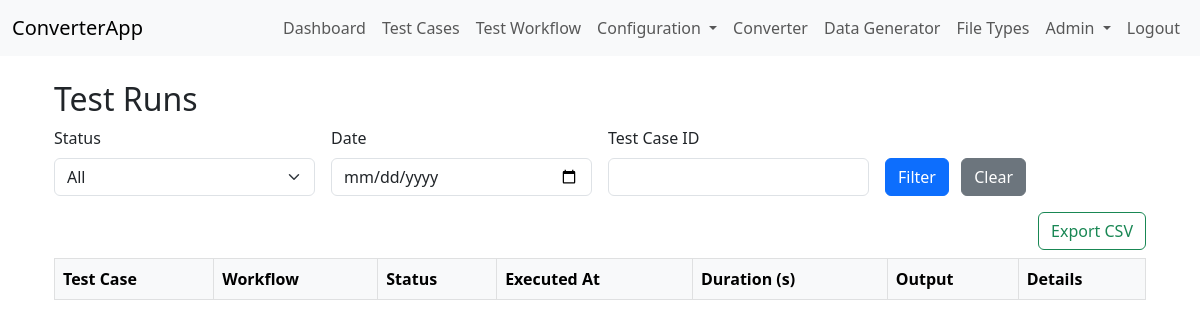
Before: /testruns (signed in) with the older database file.
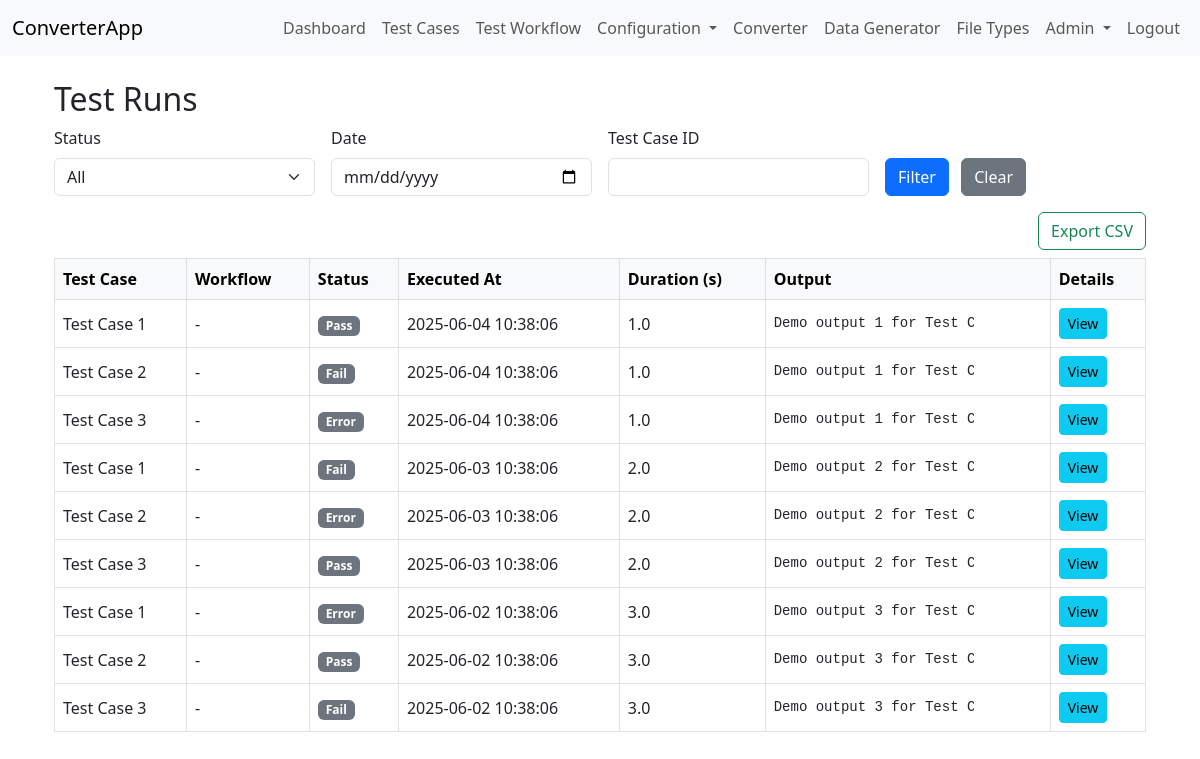
After: the same page with the newer database file.
### app/models.py (models this page shows)
class TestRun(db.Model):
    __tablename__ = 'test_run'
    id = db.Column(db.Integer, primary_key=True)
    test_case_id = db.Column(db.Integer, db.ForeignKey('test_case.id'), nullable=False)
    executed_at = db.Column(db.DateTime, default=datetime.utcnow)
    status = db.Column(db.String(32), nullable=False)  # e.g., 'passed', 'failed', 'error'
    output = db.Column(db.Text)  # Store output, logs, or error messages
    duration = db.Column(db.Float)  # Duration in seconds
    test_case = db.relationship('TestCase', backref=db.backref('test_runs', lazy=True))

class TestCase(db.Model):
    __tablename__ = 'test_case'
    id = db.Column(db.Integer, primary_key=True)
    name = db.Column(db.String(150), nullable=False)
    description = db.Column(db.String(255))
    created_at = db.Column(db.DateTime, default=datetime.utcnow)
    updated_at = db.Column(db.DateTime, default=datetime.utcnow, onupdate=datetime.utcnow)
    schedule = db.Column(db.String(64), nullable=True)  # e.g., 'daily', 'weekly', cron, or None
    next_run_at = db.Column(db.DateTime, nullable=True)
    workflows_assoc = db.relationship('TestCaseWorkflow', back_populates='test_case', cascade='all, delete-orphan')
    workflows = db.relationship('Workflow', secondary='testcase_workflow', back_populates='testcases')

### app/testcases.py (the view, shortened to what this page needs)
@testcases.route('/testruns', methods=['GET'])
@login_required
def list_testruns():
    query = TestRun.query
    status = request.args.get('status')
    date = request.args.get('date')
    test_case_id = request.args.get('test_case_id', type=int)
    if status:
        query = query.filter_by(status=status)
    if test_case_id:
        query = query.filter_by(test_case_id=test_case_id)
    runs = query.order_by(TestRun.executed_at.desc()).limit(100).all()
    return render_template('testruns_list.html', runs=runs, status=status, date=date, test_case_id=test_case_id)

### app/auth/routes.py (called while the page is built)
@login_manager.user_loader
def load_user(user_id):
    return User.query.get(int(user_id))

### app/templates/testruns_list.html (shortened to what this page needs)
{% extends 'base.html' %}
{% block content %}
<div class="container mt-4">
  <h2>Test Runs</h2>
  <form class="row g-3 mb-3" method="get">
    <div class="col-md-3">
      <label for="status" class="form-label">Status</label>
      <select name="status" id="status" class="form-select">
        <option value="">All</option>
      </select>
    </div>
    <div class="col-md-3">
      <label for="date" class="form-label">Date</label>
      <input type="date" name="date" id="date" class="form-control" value="{{ date or '' }}">
    </div>
    <div class="col-md-3">
      <label for="test_case_id" class="form-label">Test Case ID</label>
      <input type="number" name="test_case_id" id="test_case_id" class="form-control" value="{{ test_case_id or '' }}">
    </div>
    <div class="col-md-3 align-self-end">
      <button type="submit" class="btn btn-primary">Filter</button>
      <a href="{{ url_for('testcases.list_testruns') }}" class="btn btn-secondary ms-2">Clear</a>
    </div>
  </form>
  <div class="d-flex justify-content-end mb-2">
    <a href="{{ url_for('testcases.export_testruns', status=status, date=date, test_case_id=test_case_id) }}" class="btn btn-outline-success">Export CSV</a>
  </div>
  <div class="table-responsive">
    <table class="table table-bordered align-middle">
      <thead class="table-light">
        <tr>
          <th>Test Case</th>
          <th>Workflow</th>
          <th>Status</th>
          <th>Executed At</th>
          <th>Duration (s)</th>
          <th>Output</th>
          <th>Details</th>
        </tr>
      </thead>
      <tbody>
        {% for run in runs %}
        <tr>
          <td>{{ run.test_case.name if run.test_case else '-' }}</td>
          <td>{{ run.test_case.workflow.name if run.test_case and run.test_case.workflow else '-' }}</td>
          <td><span class="badge {% if run.status == 'passed' %}bg-success{% elif run.status == 'failed' %}bg-danger{% else %}bg-secondary{% endif %}">{{ run.status|capitalize }}</span></td>
          <td>{{ run.executed_at.strftime('%Y-%m-%d %H:%M:%S') }}</td>
          <td>{{ run.duration }}</td>
          <td><pre class="mb-0" style="max-width:200px; max-height:40px; overflow:auto;">{{ run.output|truncate(60) }}</pre></td>
          <td><a href="{{ url_for('testcases.testrun_detail', id=run.id) }}" class="btn btn-sm btn-info">View</a></td>
        </tr>
        {% endfor %}
      </tbody>
    </table>
  </div>
</div>
{% endblock %}

### app/templates/base.html (shortened to what this page needs)
<!DOCTYPE html>
<html lang="en">
<head>
    <link rel="stylesheet" href="https://cdn.jsdelivr.net/npm/bootstrap@5.3.0/dist/css/bootstrap.min.css">
</head>
<body>
<nav class="navbar navbar-expand-lg navbar-light bg-light">
    <div class="container-fluid">
        <a class="navbar-brand" href="{{ url_for('dashboard') }}">ConverterApp</a>
        <div class="collapse navbar-collapse">
            <ul class="navbar-nav ms-auto mb-2 mb-lg-0">
                {% if current_user.is_authenticated %}
                <li class="nav-item">
                    <a class="nav-link" href="{{ url_for('dashboard') }}">Dashboard</a>
                </li>
                <li class="nav-item">
                    <a class="nav-link" href="{{ url_for('testcases.list_testcases') }}">Test Cases</a>
                </li>
                <li class="nav-item">
                    <a class="nav-link" href="{{ url_for('converters.test_workflow') }}">Test Workflow</a>
                </li>
                <li class="nav-item dropdown">
                    <a class="nav-link dropdown-toggle" href="#" id="configDropdown" role="button" data-bs-toggle="dropdown" aria-expanded="false">
                        Configuration
                    </a>
                </li>
                <li class="nav-item">
                    <a class="nav-link" href="{{ url_for('converters.converter_test') }}">Converter</a>
                </li>
                <li class="nav-item">
                    <a class="nav-link" href="{{ url_for('converters.data_generator') }}">Data Generator</a>
                </li>
                <li class="nav-item">
                    <a class="nav-link" href="{{ url_for('filetypes.list_filetypes') }}">File Types</a>
                </li>
                <li class="nav-item dropdown">
                    <a class="nav-link dropdown-toggle" href="#" id="adminDropdown" role="button" data-bs-toggle="dropdown" aria-expanded="false">
                        Admin
                    </a>
                </li>
                <li class="nav-item">
                    <a class="nav-link" href="{{ url_for('auth.logout') }}">Logout</a>
                </li>
                {% endif %}
            </ul>
        </div>
    </div>
</nav>
<div class="container mt-4">
    {% block content %}{% endblock %}
</div>
</body>
</html>

Changed rows visible on the page:
added TestRun: test_case "Test Case 1", test_case.workflow "-", status "Pass", executed_at "2025-06-04 10:38:06", duration "1.0", output "Demo output 1 for Test…"
added TestRun: test_case "Test Case 2", test_case.workflow "-", status "Fail", executed_at "2025-06-04 10:38:06", duration "1.0", output "Demo output 1 for Test…"
added TestRun: test_case "Test Case 3", test_case.workflow "-", status "Error", executed_at "2025-06-04 10:38:06", duration "1.0", output "Demo output 1 for Test…"
added TestRun: test_case "Test Case 1", test_case.workflow "-", status "Fail", executed_at "2025-06-03 10:38:06", duration "2.0", output "Demo output 2 for Test…"
added TestRun: test_case "Test Case 2", test_case.workflow "-", status "Error", executed_at "2025-06-03 10:38:06", duration "2.0", output "Demo output 2 for Test…"
added TestRun: test_case "Test Case 3", test_case.workflow "-", status "Pass", executed_at "2025-06-03 10:38:06", duration "2.0", output "Demo output 2 for Test…"
added TestRun: test_case "Test Case 1", test_case.workflow "-", status "Error", executed_at "2025-06-02 10:38:06", duration "3.0", output "Demo output 3 for Test…"
added TestRun: test_case "Test Case 2", test_case.workflow "-", status "Pass", executed_at "2025-06-02 10:38:06", duration "3.0", output "Demo output 3 for Test…"
added TestRun: test_case "Test Case 3", test_case.workflow "-", status "Fail", executed_at "2025-06-02 10:38:06", duration "3.0", output "Demo output 3 for Test…"
